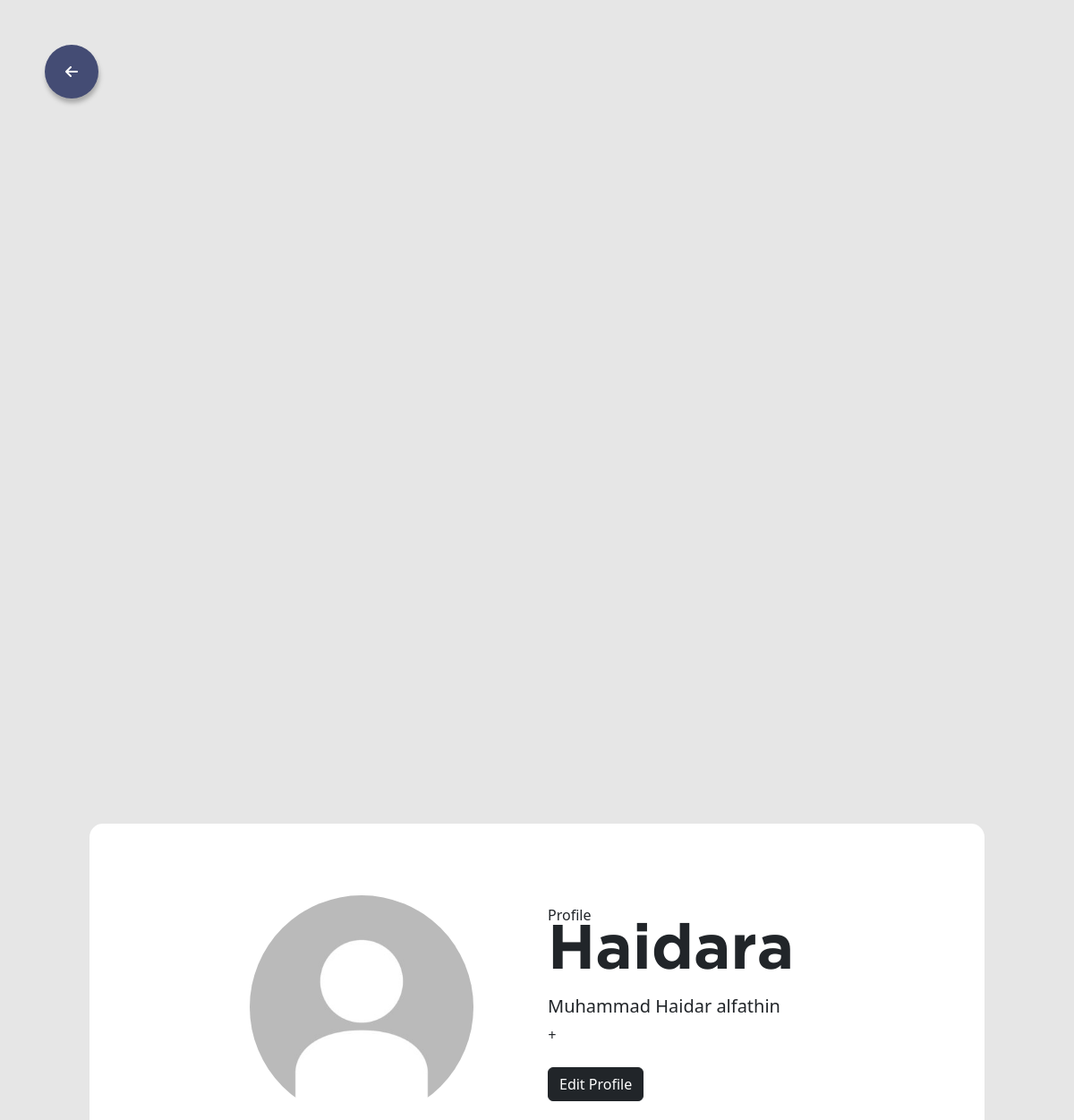
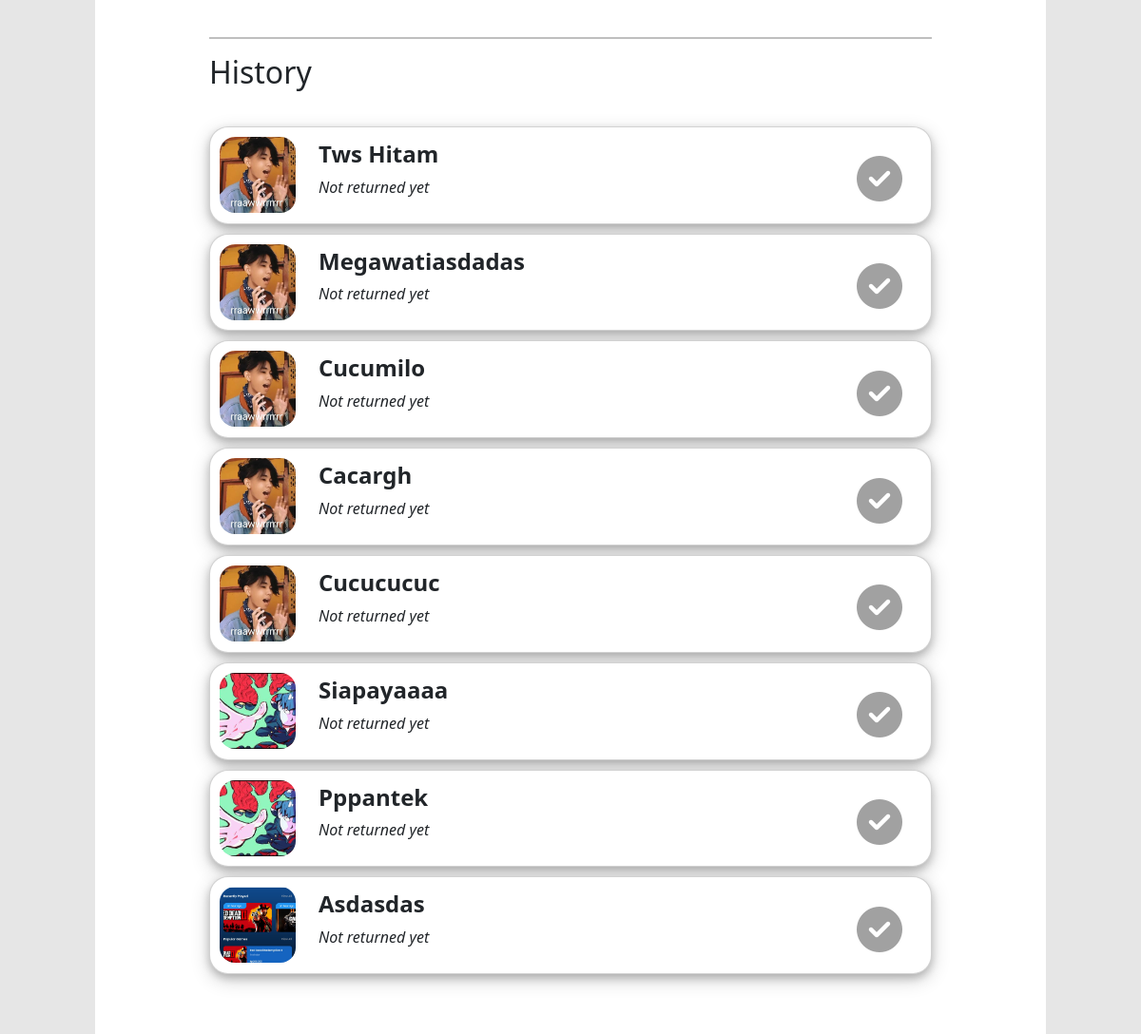
Screenshot of /php/profile_page.php (signed in) with the database file from the repository (2 pictures, top to bottom).
### tables this page shows
CREATE TABLE `users` (
  `id` int(11) NOT NULL,
  `username` varchar(50) NOT NULL,
  `nama_lengkap` varchar(200) NOT NULL,
  `password` varchar(100) NOT NULL,
  `nomor` varchar(15) NOT NULL,
  `foto_profil` varchar(200) NOT NULL
);

CREATE TABLE `lost` (
  `id` int(11) NOT NULL,
  `username` varchar(100) NOT NULL,
  `nama_barang` varchar(50) NOT NULL,
  `desc_barang` text NOT NULL,
  `area` varchar(100) NOT NULL,
  `tanggal` datetime NOT NULL,
  `gambar` varchar(200) NOT NULL,
  `nama_pemilik` varchar(200) NOT NULL,
  `status_pemilik` varchar(10) NOT NULL,
  `kelas` varchar(7) NOT NULL,
  `foto_bukti` varchar(200) NOT NULL,
  `returned` int(2) NOT NULL
);

### php/profile_page.php (the view, shortened to what this page needs)
<?php
include 'config.php';
$hasil1 = mysqli_query($conn, "SELECT * FROM lost WHERE username='" . $_SESSION['name'] . "'");
$hasil2 = mysqli_query($conn, "SELECT * FROM users WHERE username='" . $_SESSION['name'] . "'");
$data2 = $hasil2->fetch_assoc();
$usrnm = $_SESSION['name'];
?>
<!DOCTYPE html>
<html lang="en">
<head>
    <link rel="stylesheet" href="https://cdnjs.cloudflare.com/ajax/libs/font-awesome/6.2.1/css/all.min.css">
    <link href="https://cdn.jsdelivr.net/npm/bootstrap@5.2.3/dist/css/bootstrap.min.css" rel="stylesheet">
</head>
<body>
    <div class="fab-container">
        <div class="iconbutton">
            <a href="home_page.php">
                <i class="fa-solid fa-arrow-left"></i>
            </a>
        </div>
    </div>
    <div class="container cont-banner">
        <div class="row">
            <div class="col-md-6 img-col">
                <img src="foto_profil/<?php
                    if($data2['foto_profil']==null){
                        echo 'default.jpg';
                    } else {
                        echo $data2['foto_profil'];
                    }
                ?>" class="img-banner" style="border-radius: 50%; padding-right:-90px" />
            </div>
            <div class="col-md-5" style="overflow: hidden; text-overflow: ellipsis; width:auto;margin-top:10px;">
                <p style="margin-bottom: -14px;">Profile</p>
                <h1 class="judul"><strong><?php echo ucwords($_SESSION['name']); ?></strong></h1>
                <h5><?php echo $data2['nama_lengkap'] ?></h5>
                <i>+<?php echo $data2['nomor'] ?></i><br><br>
                <a href="update_profile.php?name=<?php echo $usrnm; ?>" style="text-decoration:none;">
                    <button type="button" class="btn btn-dark">Edit Profile</button>
                </a>
            </div>
        </div>
        <br>
        <hr style="border: 0; border-top: 2px solid black">
        <h2>History</h2>
        <div class="container" style=" padding-top: 20px;">
            <?php
            foreach ($hasil1 as $y) { ?>
                <a href="
                    <?php
                    if ($y['returned'] == 0) {
                        echo 'update_page.php?id=' . $y['id'];
                    }
                    ?>" style="color: #212529;" title="Klik untuk mengkonfirmasi pengembalian">
                    <div class="card">
                        <div class="row">
                            <div class="col-auto">
                                <img src="<?php echo "data_gambar/" . $y['gambar']; ?>" style="width: 80px; height: 80px; object-fit: cover; border-radius: 20%;" />
                            </div>
                            <div class="col-md" style="margin-top: 4px;">
                                <h4 style="margion-bttom: -4px; font-weight:bold;"><?php echo ucwords($y['nama_barang']) ?></h4>
                                <p><i>
                                        <?php if ($y['returned'] == 1) {
                                            echo "has already returned to <strong>" . $y['nama_pemilik'] . "</strong>";
                                        } else {
                                            echo 'Not returned yet';
                                        } ?>
                                    </i></p>
                            </div>
                            <div class="col-auto">
                                <i class="fa-solid fa-circle-check fa-3x check" style="color:
                                <?php if ($y['returned'] == 1) {
                                    echo '#fdd563';
                                } else {
                                    echo '#a1a1a1';
                                } ?>;">
                                </i>
                            </div>
                        </div>
                    </div>
                </a>
            <?php
            }
            ?>
        </div>
        <br>
    </div>
</body>
</html>

### php/profile_page.php (style rules this page uses)
body { background-color: #e6e6e6; }
.judul { overflow: hidden; text-overflow: ellipsis; font-size: 70px; font-family: "gotham-font"; }
.img-banner { object-fit: cover; display: block; margin-left: auto; margin-right: auto; height: 250px; width: 250px; }
a { text-decoration: none }
.fab-container { position: fixed; left: 50px; top: 50px; }
.iconbutton { width: 60px; height: 60px; border-radius: 100%; box-shadow: 1px 5px 5px #aaaaaa; background: #444c74; }
.iconbutton i { display: flex; align-items: center; justify-content: center; height: 100%; color: white; }
.cont-banner { top: 50%; left: 50%; display: block; position: absolute; margin-top: -250px; margin-left: -500px; background-color: #ffff; padding: 80px 120px; border-radius: 15px; max-width: 1000px; }
.img-banner { border-radius: 3%; }
.card { margin: 10px -12px; padding: 10px; border-radius: 20px; box-shadow: 0 4px 8px 0 rgba(0, 0, 0, 0.2), 0 6px 20px 0 rgba(0, 0, 0, 0.19); vertical-align: middle; }
.check { margin-top: 30%; margin-right: 20px; }

### rows the page displays
users: nama_lengkap "Muhammad Haidar alfathin"
lost: gambar (picture), nama_barang "Tws Hitam", returned "Not returned yet"
lost: gambar (picture), nama_barang "Megawatiasdadas", returned "Not returned yet"
lost: gambar (picture), nama_barang "Cucumilo", returned "Not returned yet"
lost: gambar (picture), nama_barang "Cacargh", returned "Not returned yet"
lost: gambar (picture), nama_barang "Cucucucuc", returned "Not returned yet"
lost: gambar (picture), nama_barang "Siapayaaaa", returned "Not returned yet"
lost: gambar (picture), nama_barang "Pppantek", returned "Not returned yet"
lost: gambar (picture), nama_barang "Asdasdas", returned "Not returned yet"

### other values shown
$_SESSION['name'] "Haidara"
